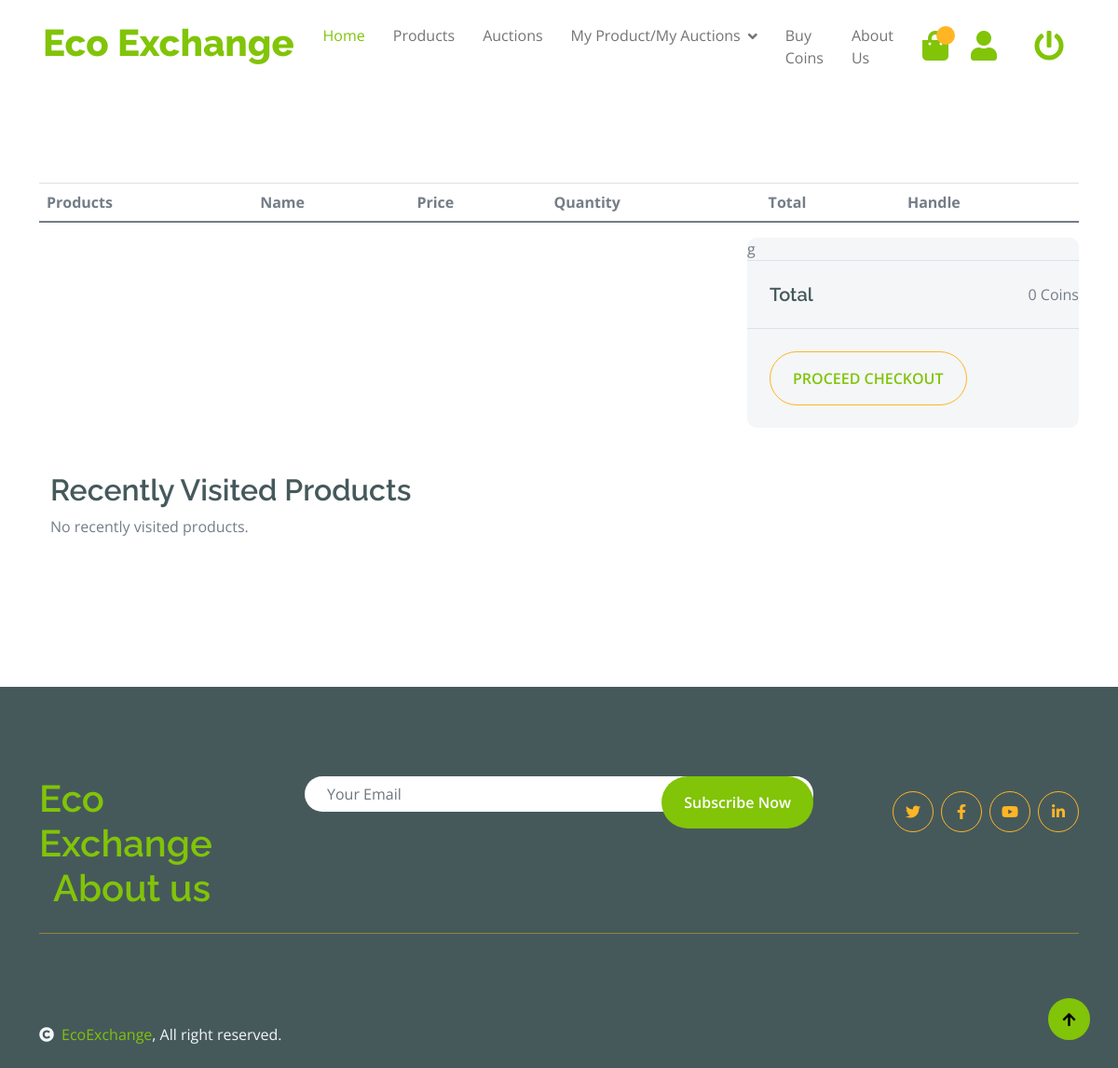
The page /cart_detail/ (signed in) on the database as committed earlier.
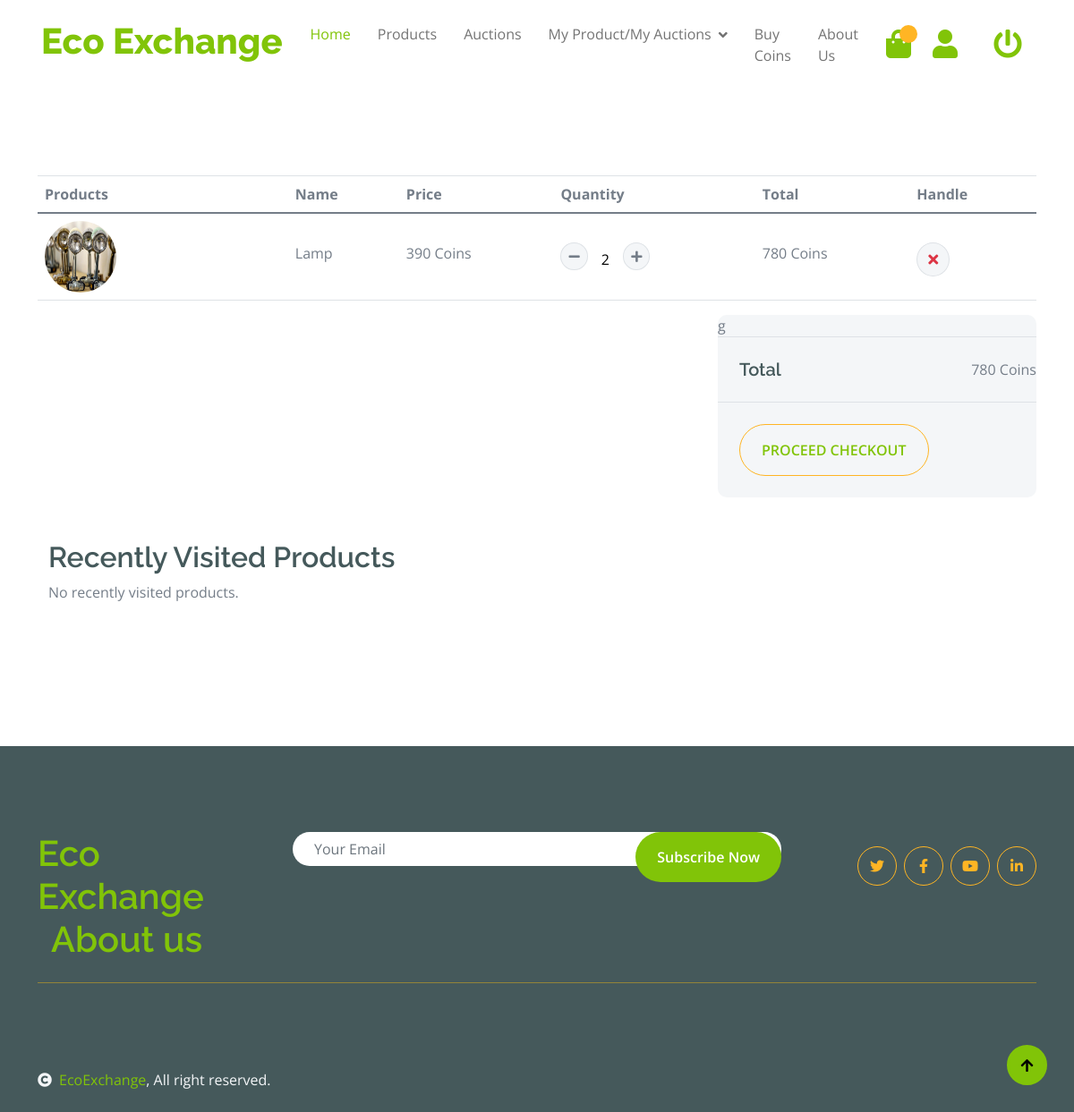
The same page on the database as committed later.
### product/models.py (models this page shows, shortened)
class CartItem(models.Model):
    user = models.ForeignKey(Member, on_delete=models.CASCADE)
    product = models.ForeignKey(Product, on_delete=models.CASCADE,related_name='cart')
    quantity = models.PositiveIntegerField(default=1)
    added_at = models.DateTimeField(auto_now_add=True)
    is_available = models.BooleanField(default=True)
    class Meta:
        unique_together = ('user', 'product')
    def __str__(self):
        return f"{self.quantity} of {self.product.product_name} for {self.user.username}"
    def get_total_price(self):
        return self.quantity * self.product.price

class Product(models.Model):
    CATEGORY_CHOICES = [
        ('PAPER', 'Paper'),
        ('PLASTIC', 'Plastic'),
        ('GLASS', 'Glass'),
        ('METAL', 'Metal'),
        ('ELECTRONICS', 'Electronics'),
        ('ORGANIC', 'Organic'),
        ('TEXTILES', 'Textiles'),
        ('BATTERIES', 'Batteries'),
        ('WOOD', 'Wood'),
        ('RUBBER', 'Rubber'),
        ('MIXED_MATERIALS', 'Mixed Materials'),
    ]
    product_id = models.AutoField(primary_key=True)
    product_name = models.CharField(max_length=255)
    product_description = models.TextField()
    image = models.ImageField(upload_to='img/')
    quantity = models.IntegerField(validators=[MinValueValidator(0)])
    price = models.IntegerField()
    category = models.CharField(max_length=50, choices=CATEGORY_CHOICES)
    user = models.ForeignKey(Member, on_delete=models.CASCADE)

### product/views.py (the view)
@login_required
@permission_required('product.view_cartitem', raise_exception=True)
def cart_detail(request):
    try:
        member = Member.objects.get(username=request.user.username)
    except Member.DoesNotExist:
        member = None
    if member:
        cart_items = CartItem.objects.filter(user=member)
        print("Cart items queryset:", cart_items.query)  # Print the SQL query for debugging
        print("Cart items:", list(cart_items))  # Print the cart items
        total_price = sum(item.get_total_price() for item in cart_items if item.is_available)
        print("Total price:", total_price)
    else:
        cart_items = []
        total_price = 0
        print("Member not found for the user")
    visited_products = request.COOKIES.get('visited_products', '')
    visited_products_list = visited_products.split(',') if visited_products else []
    visited_product_objects = Product.objects.filter(product_id__in=visited_products_list)
    return render(
        request,
        'product/cart_detail.html',
        {
            'cart_items': cart_items,
            'total_price': total_price,
            'visited_products': visited_product_objects
        }
    )

### product/templates/product/cart_detail.html (shortened to what the changed rows need)
{% extends 'product/base.html' %}
{% load static %}
{% block body %}
<div class="container-fluid py-5">
    <div class="container py-5">
        <div class="table-responsive">
            <table class="table">
                <thead>
                    <tr>
                        <th scope="col">Products</th>
                        <th scope="col">Name</th>
                        <th scope="col">Price</th>
                        <th scope="col">Quantity</th>
                        <th scope="col">Total</th>
                        <th scope="col">Handle</th>
                    </tr>
                </thead>
                <tbody id="cart-items">
                    {% for item in cart_items %}
                    <tr id="item-{{ item.id }}">
                        <th scope="row">
                            <div class="d-flex align-items-center">
                                <img src="{{ item.product.image.url }}" class="img-fluid me-5 rounded-circle" style="width: 80px; height: 80px;" alt="{{ item.product.name }}">
                            </div>
                        </th>
                        <td>
                            <p class="mb-0 mt-4">{{ item.product.product_name }}</p>
                        </td>
                        <td>
                            <p class="mb-0 mt-4">{{ item.product.price }} Coins</p>
                        </td>
                        <td>
                            <div class="input-group quantity mt-4" style="width: 100px;">
                                <div class="input-group-btn">
                                    <button class="btn btn-sm btn-minus rounded-circle bg-light border" data-action="decrement" data-item-id="{{ item.id }}">
                                        <i class="fa fa-minus"></i>
                                    </button>
                                </div>
                                <input type="text" class="form-control form-control-sm text-center border-0" value="{{ item.quantity }}" id="quantity-{{ item.id }}">
                                <div class="input-group-btn">
                                    <button class="btn btn-sm btn-plus rounded-circle bg-light border" data-action="increment" data-item-id="{{ item.id }}">
                                        <i class="fa fa-plus"></i>
                                    </button>
                                </div>
                            </div>
                        </td>
                        <td>
                            <p class="mb-0 mt-4" id="total-{{ item.id }}">{{ item.get_total_price }} Coins</p>
                        </td>
                        <td>
                            <button class="btn btn-md rounded-circle bg-light border mt-4" data-action="delete" data-item-id="{{ item.id }}">
                                <i class="fa fa-times text-danger"></i>
                            </button>
                        </td>
                    </tr>
                    {% endfor %}
                </tbody>
            </table>
        </div>
        <div class="row g-4 justify-content-end">
            <div class="col-sm-8 col-md-7 col-lg-6 col-xl-4">
                <div class="bg-light rounded">
                    <div class="py-4 mb-4 border-top border-bottom d-flex justify-content-between">
                        <h5 class="mb-0 ps-4 me-4">Total</h5>
                        <p class="mb-0" id="total">{{ total_price }} Coins</p>
                    </div>
                </div>
            </div>
        </div>
        <div class="container mt-5">
            <h2>Recently Visited Products</h2>
        </div>
    </div>
</div>
{% endblock %}

Rows that differ between the two databases and show on the page:
added CartItem: product.image (picture), product.product_name "Lamp", product.price "390", quantity "2", get_total_price "780"
Other text that changed with them:
{{ total_price }}: "0" → "780"
